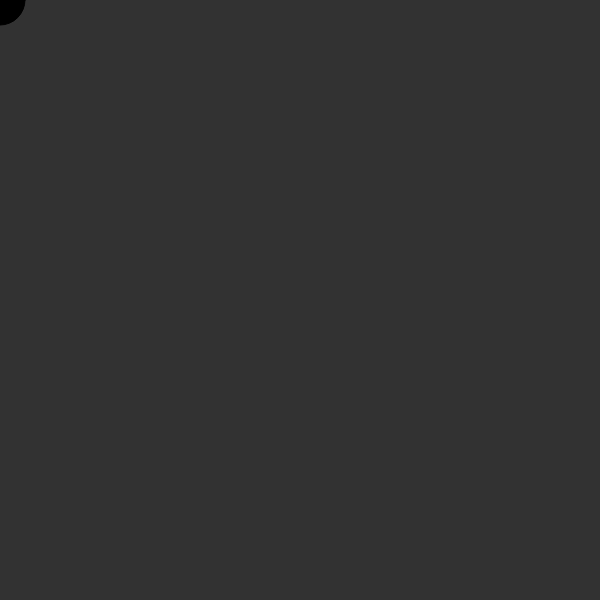
Frame 1 (no input)
Frame 60 (no input): identical to frame 1, image omitted
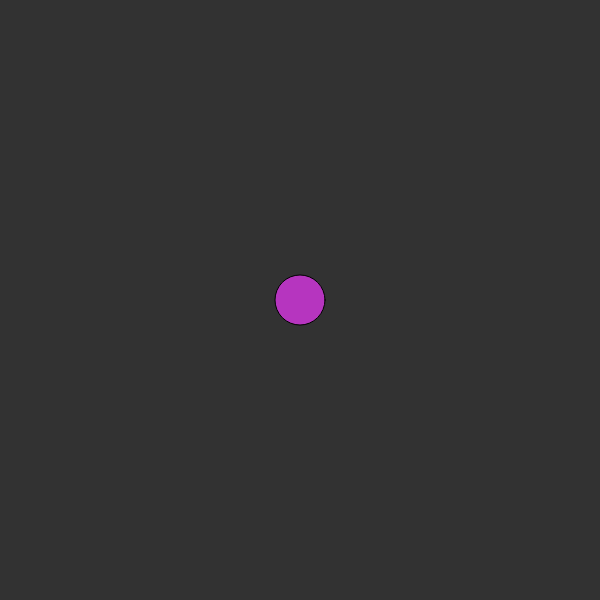
Frame 120 (the mouse pressed at the canvas centre since frame 60)

The p5.js sketch that drew these frames (run headless with seeded random() and noise() and a simulated clock; from frame 60 on, the mouse is pressed at the canvas centre):

// p5.js sketch
// ── sketch.js
var col = 0; // initial value of the color

function setup() {
  createCanvas(600,600);
}

function draw() {
  background(50); // single value for background is gray scale.
  fill(col);
  ellipse(mouseX, mouseY, 50,50);
}

function mousePressed() {
  col = color(random(0,255), random(0,255), random(0,255)); // each mousepress randomizes the color
}
